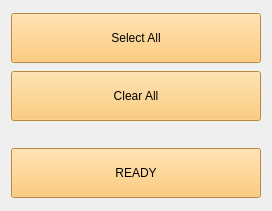
  <widget class="QWidget" name="layoutWidget">
   <property name="geometry">
    <rect>
     <x>510</x>
     <y>170</y>
     <width>261</width>
     <height>211</height>
    </rect>
   </property>
   <layout class="QVBoxLayout" name="verticalLayout_3">
    <item>
     <widget class="QPushButton" name="selectAll_button">
      <property name="sizePolicy">
       <sizepolicy hsizetype="Maximum" vsizetype="Maximum">
        <horstretch>0</horstretch>
        <verstretch>0</verstretch>
       </sizepolicy>
      </property>
      <property name="minimumSize">
       <size>
        <width>250</width>
        <height>50</height>
       </size>
      </property>
      <property name="maximumSize">
       <size>
        <width>250</width>
        <height>50</height>
       </size>
      </property>
      <property name="styleSheet">
       <string notr="true">background-color: rgb(255, 191, 88);


font: 75 20pt &quot;Roboto&quot;;</string>
      </property>
      <property name="text">
       <string>Select All</string>
      </property>
     </widget>
    </item>
    <item>
     <widget class="QPushButton" name="clearAll_button">
      <property name="sizePolicy">
       <sizepolicy hsizetype="Maximum" vsizetype="Maximum">
        <horstretch>0</horstretch>
        <verstretch>0</verstretch>
       </sizepolicy>
      </property>
      <property name="minimumSize">
       <size>
        <width>250</width>
        <height>50</height>
       </size>
      </property>
      <property name="maximumSize">
       <size>
        <width>250</width>
        <height>50</height>
       </size>
      </property>
      <property name="styleSheet">
       <string notr="true">background-color: rgb(255, 191, 88);


font: 75 20pt &quot;Roboto&quot;;</string>
      </property>
      <property name="text">
       <string>Clear All</string>
      </property>
     </widget>
    </item>
    <item>
     <spacer name="verticalSpacer_8">
      <property name="orientation">
       <enum>Qt::Vertical</enum>
      </property>
      <property name="sizeType">
       <enum>QSizePolicy::Maximum</enum>
      </property>
      <property name="sizeHint" stdset="0">
       <size>
        <width>147</width>
        <height>19</height>
       </size>
      </property>
     </spacer>
    </item>
    <item>
     <widget class="QPushButton" name="ready_button">
      <property name="sizePolicy">
       <sizepolicy hsizetype="Maximum" vsizetype="Maximum">
        <horstretch>0</horstretch>
        <verstretch>0</verstretch>
       </sizepolicy>
      </property>
      <property name="minimumSize">
       <size>
        <width>250</width>
        <height>50</height>
       </size>
      </property>
      <property name="maximumSize">
       <size>
        <width>250</width>
        <height>50</height>
       </size>
      </property>
      <property name="styleSheet">
       <string notr="true">background-color: rgb(255, 191, 88);


font: 75 20pt &quot;Roboto&quot;;</string>
      </property>
      <property name="text">
       <string>READY</string>
      </property>
     </widget>
    </item>
   </layout>
  </widget>
